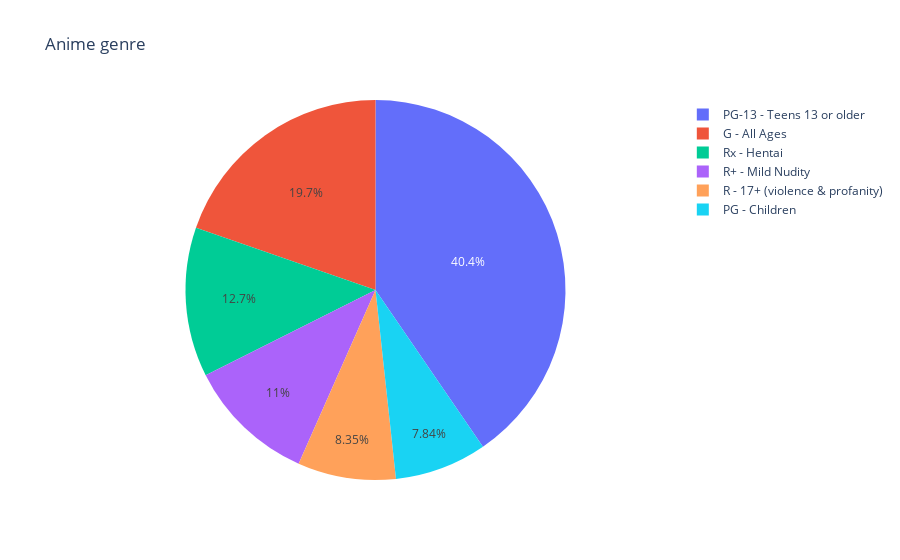

The cell this chart's notebook holds for it:
### Code cell
px.pie(df_ratings,values="count", names="rating",title="Anime genre")

### Figure 1 — Plotly figure (JSON) as saved in the notebook; plotly's stock layout.template omitted (floating-point values rounded to 4 significant figures)
{"data": [{"domain": {"x": [0, 1], "y": [0, 1]}, "hovertemplate": "rating=%{label}<br>count=%{value}<extra></extra>", "labels": ["PG - Children", "R - 17+ (violence & profanity)", "R+ - Mild Nudity", "Rx - Hentai", "G - All Ages", "PG-13 - Teens 13 or older"], "legendgroup": "", "name": "", "showlegend": true, "type": "pie", "values": [467, 497, 653, 757, 1172, 2407]}], "layout": {"legend": {"tracegroupgap": 0}, "title": {"text": "Anime genre"}}}
